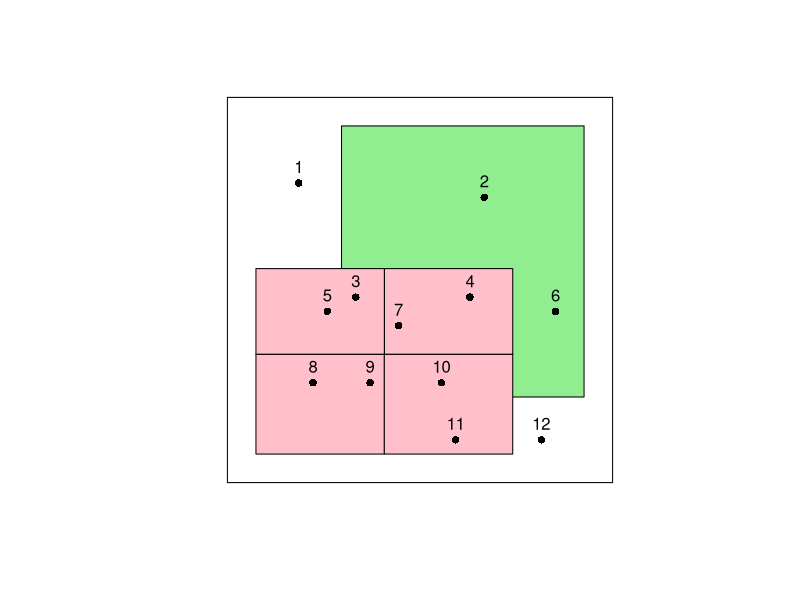
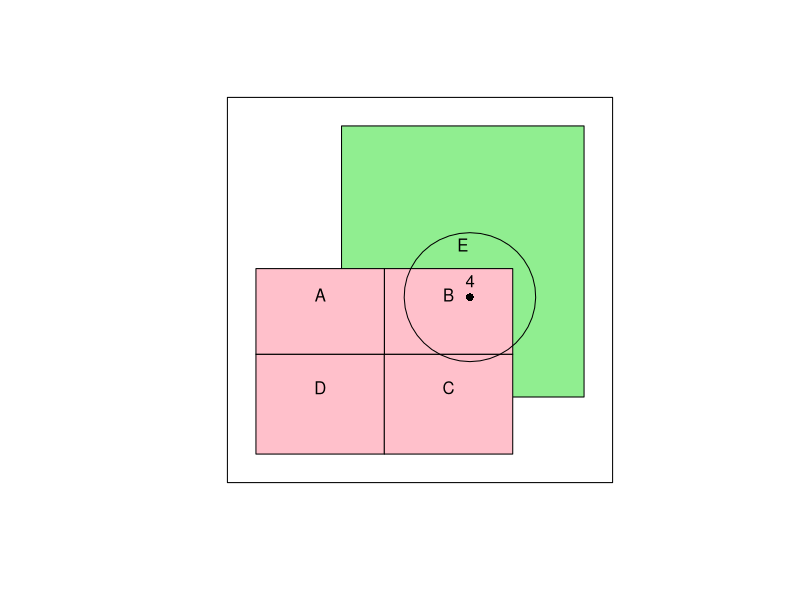
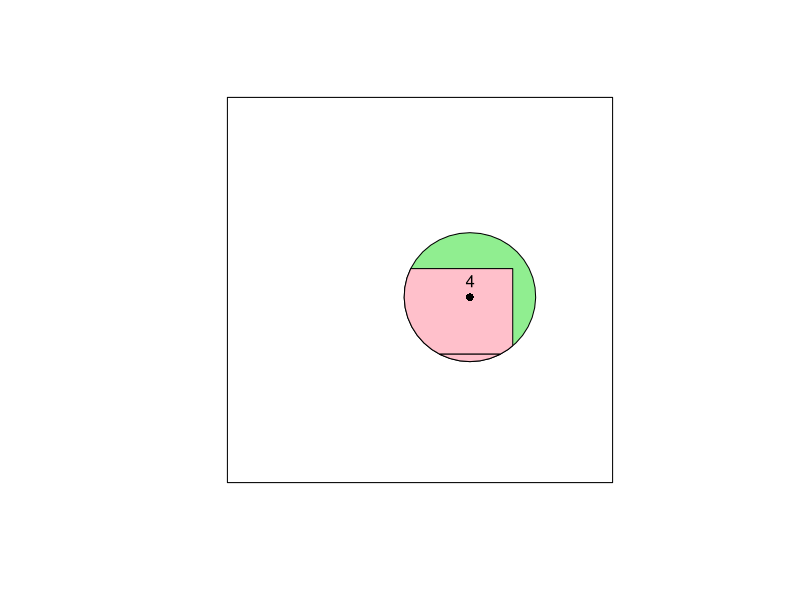
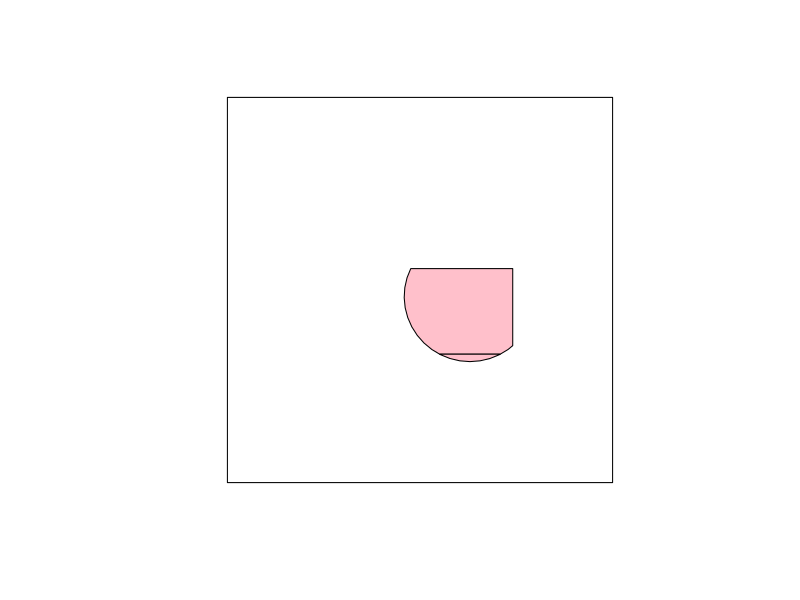
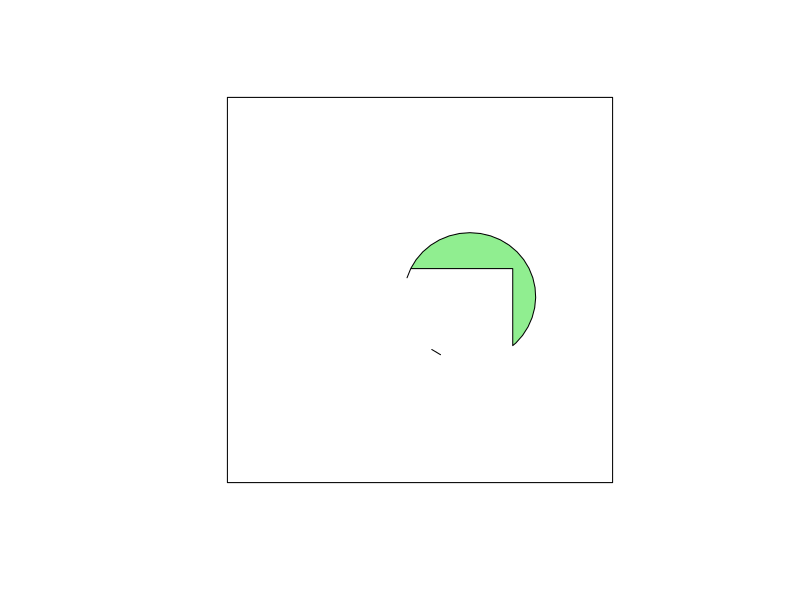
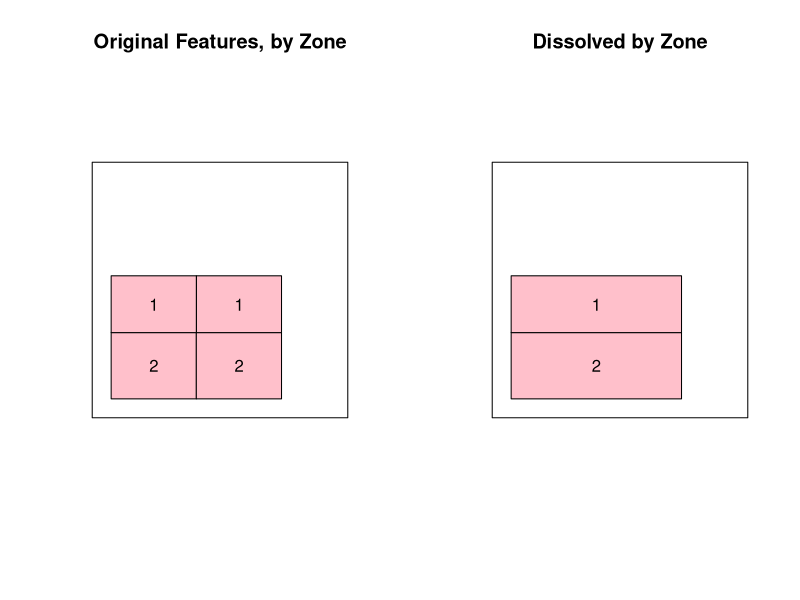

Here is the R script that generated these plots, in order:
## ---- chunk 1
knitr::opts_chunk$set(echo = TRUE)
## ---- chunk 2
library(raster)

# polygon A
poly_a <- as(raster::extent(2.0, 11.0, 9.0, 15.0), "SpatialPolygons")
df_a <- data.frame(name="A", id="1", county="1", type="tract", zone="1")

spdf_a <- SpatialPolygonsDataFrame(poly_a,df_a)
## ---- chunk 3
# polygon B
poly_b <- as(raster::extent(11.0, 20.0, 9.0, 15.0), "SpatialPolygons")
df_b <- data.frame(name="B", id="2", county="1", type="tract", zone="1")
spdf_b <- SpatialPolygonsDataFrame(poly_b,df_b)

# polygon C
poly_c <- as(raster::extent(11.0, 20.0, 2.0, 9.0), "SpatialPolygons")
df_c <- data.frame(name="C", id="3", county="1", type="tract", zone="2")
spdf_c <- SpatialPolygonsDataFrame(poly_c,df_c)

# polygon D
poly_d <- as(raster::extent(2.0, 11.0, 2.0, 9.0), "SpatialPolygons")
df_d <- data.frame(name="D", id="4", county="1", type="tract", zone="2")
spdf_d <- SpatialPolygonsDataFrame(poly_d,df_d)

# polygon E
poly_e <- as(raster::extent(8.0, 25.0, 6.0, 25.0), "SpatialPolygons")
df_e <- data.frame(name="E", id="1", county="2", type="forest")
spdf_e <- SpatialPolygonsDataFrame(poly_e,df_e)
## ---- chunk 4
# Define a coordinate reference system to use on all features
grs80 <- CRS("+proj=longlat +ellps=GRS80 +datum=NAD83 +no_defs +towgs84=0,0,0 +units=m")

# "Bind" Polys A,B,C & D into one multipolygon SPDF
spdf_abcd <- raster::bind(spdf_a, spdf_b, spdf_c, spdf_d, keepnames=TRUE)
proj4string(spdf_abcd) <- grs80
proj4string(spdf_e) <- grs80

summary(spdf_abcd)
## ---- chunk 5
# Create a data frame with coordinates and some data, temperature readings, perhaps...
temp_df <- read.table(header = TRUE, text="
id  x  y  temp
 1  5  21 50
 2  18 20 49.5
 3  9  13 52
 4  17 13 51
 5  7  12  53
 6  23 12 50
 7  12 11 52
 8  6  7  57
 9  10 7  57
 10 15 7  55
 11 16 3  54
 12 22 3  54")

## ---- chunk 6
# Extract the x and y coordinates as a separate vector
xy <- temp_df[c("x", "y")]

# Convert the point df into a SpatialPointsDataFrame
temp_spdf <- SpatialPointsDataFrame(coords = xy, 
                                    data = temp_df,
                                    proj4string = grs80)
temp_spdf@data$id <- as.character(temp_spdf@data$id)
summary(temp_spdf)
## ---- chunk 7
# Use the coordinates() function to define the coordinate fields
coordinates(temp_df) <- ~x+y
proj4string(temp_df) <- grs80

temp_df@data$id <- as.character(temp_df@data$id)

summary(temp_df)
## ---- chunk 8
# bbox (just needed to be able to plot 2 objects that don't share the same bbox)
bbox <- as(raster::extent(0, 27.0, 0, 27.0), "SpatialPolygons")

# Invisible bbox to set the plot extent
plot(bbox, col = "transparent", border = "transparent")

# Plot polygon features
plot(spdf_e, col = "lightgreen", add = TRUE)
plot(spdf_abcd, col = "pink", add = TRUE)

# Plot the points and label them
plot(temp_spdf, add = TRUE, col = "black", pch = 16)
# Label the points
text(temp_spdf, labels = temp_spdf$id, pos = 3)

# Overplot the bbox as a neatline
plot(bbox, add = TRUE)
## ---- chunk 9

# Invisible bbox to set the plot extent
plot(bbox, col = "transparent", border = "transparent")

# Plot polygon features
plot(spdf_e, col = "lightgreen", add = TRUE)
text(spdf_e, labels = spdf_e$name, pos = 3)

plot(spdf_abcd, col = "pink", add = TRUE)
text(spdf_abcd, labels = spdf_abcd$name, pos = 3)

# Subset a single point out of set
point_4 <- subset(temp_df, id == 4)

# Buffer around the point
buffer_zone <- buffer(point_4, width=500000)

# plot the buffer
plot(buffer_zone, add = TRUE)

# plot the point
plot(point_4, add = TRUE, col = "black", pch = 16)
text(point_4, labels = point_4$id, pos = 3)

plot(bbox, add=TRUE)
## ---- chunk 10

# Clip the features with the buffer zone
abcd_clip <- raster::intersect(spdf_abcd, buffer_zone)
e_clip <- raster::intersect(spdf_e, buffer_zone)

# Invisible bbox to set the plot extent
plot(bbox, col = "transparent", border = "transparent")

# Plot the new clipped features
plot(e_clip, col = "lightgreen", add = TRUE)
plot(abcd_clip, col = "pink", add = TRUE)

# plot the point
plot(point_4, add = TRUE, col = "black", pch = 16)
text(point_4, labels = point_4$id, pos = 3)

plot(bbox, add=TRUE)
## ---- chunk 11

combined_clips <- intersect(abcd_clip, e_clip)

# Invisible bbox to set the plot extent
plot(bbox, col = "transparent", border = "transparent")

# Plot the new clipped features
plot(combined_clips, col = "pink", add = TRUE)

plot(bbox, add=TRUE)
## ---- chunk 12
disjoint_e_clip <- (e_clip - abcd_clip) 

# Invisible bbox to set the plot extent
plot(bbox, col = "transparent", border = "transparent")

# Plot the new clipped features
plot(disjoint_e_clip, col = "lightgreen", add = TRUE)

plot(bbox, add=TRUE)
## ---- chunk 13
par(mfrow=c(1,2))

plot(bbox)
plot(spdf_abcd, col = "pink", add=TRUE)
text(spdf_abcd, labels = spdf_abcd$zone)
title("Original Features, by Zone")

zoned_tracts <- aggregate(spdf_abcd, 
                                  by='zone')

plot(bbox)
plot(zoned_tracts, col = "pink", add=TRUE)
text(zoned_tracts, labels = zoned_tracts$zone)
title("Dissolved by Zone")
